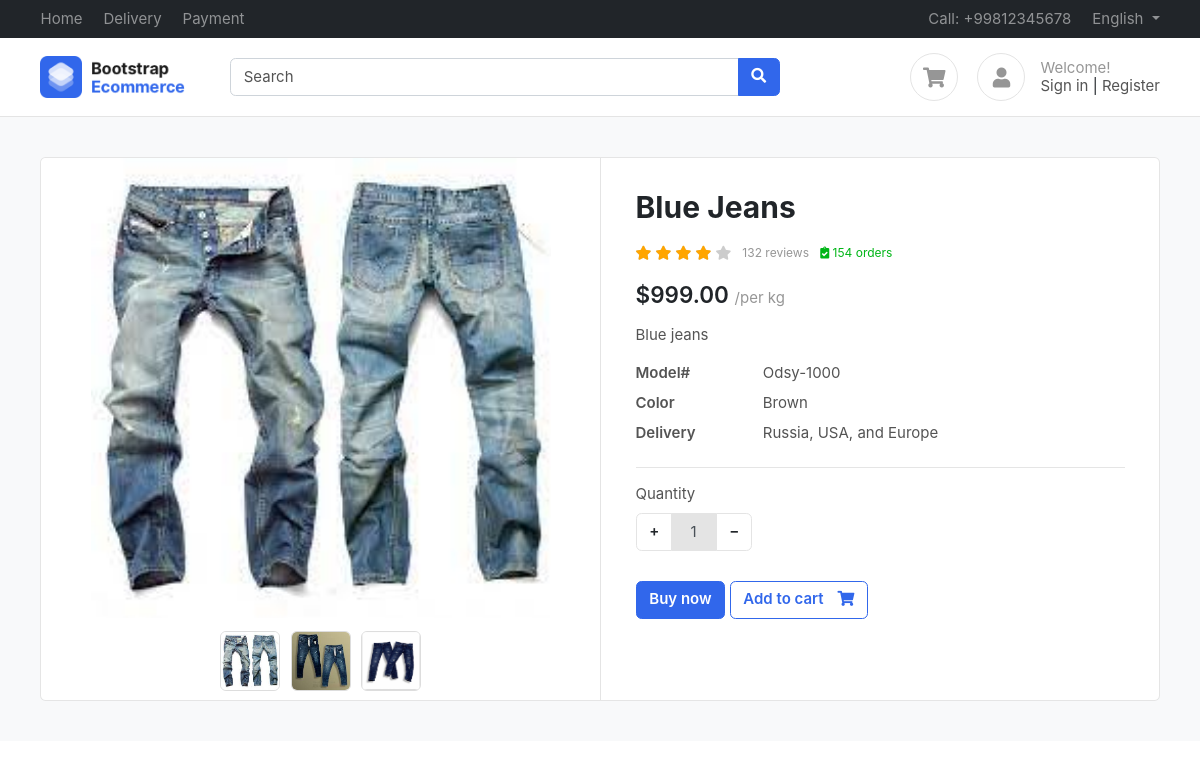
The app's page /product/blue-jeans/ with its own data.
### products/models.py (models this page shows, shortened)
class Product(BaseModel):
    product_name = models.CharField(max_length=100)
    slug = models.SlugField(unique=True  , null=True , blank=True)
    category = models.ForeignKey(Category , on_delete=models.CASCADE , related_name="products")
    price = models.IntegerField()
    product_desription = models.TextField()
    color_variant = models.ManyToManyField(ColorVariant , blank=True)
    size_variant = models.ManyToManyField(SizeVariant , blank=True)

class ProductImage(BaseModel):
    product = models.ForeignKey(Product , on_delete=models.CASCADE , related_name="product_images")
    image =  models.ImageField(upload_to="product")

### products/views.py (the view)
# urls.py: path('<slug>/' , get_products , name="get_product"),
def get_products(request, slug):
    try:
        product = Product.objects.get(slug= slug)
        context={'product': product}
        if request.GET.get("size"):
            size = request.GET.get("size")
            price = product.get_product_price_by_size(size)
            context['selected_size'] = size
            context['updated_price'] = price
            print(price)
        return render(request, 'product/product.html', context)
    except Exception as e:
        print(e)

### templates/product/product.html (shortened to what this page needs)
{% extends "base/base.html"%}
{%  block start %}
<section class="section-content padding-y bg">
    <div class="container">
    <div class="card">
        <div class="row no-gutters">
            <aside class="col-md-6">
    <article class="gallery-wrap">
    <div class="img-big-wrap">
      <div> <a href="#"><img src="/media/{{product.product_images.first.image}}"></a></div>
    </div>
    <div class="thumbs-wrap">
      {% for image in product.product_images.all %}
      <a href="#" class="item-thumb"> <img src="/media/{{image.image}}"></a>
      {% endfor %}
    </div>
    </article>
            </aside>
            <main class="col-md-6 border-left">
    <article class="content-body">
    <h2 class="title">{{product.product_name}}</h2>
    <div class="rating-wrap my-3">
        <ul class="rating-stars">
            <li style="width:80%" class="stars-active">
                <i class="fa fa-star"></i> <i class="fa fa-star"></i>
                <i class="fa fa-star"></i> <i class="fa fa-star"></i>
            </li>
            <li>
                <i class="fa fa-star"></i> <i class="fa fa-star"></i>
                <i class="fa fa-star"></i> <i class="fa fa-star"></i>
                <i class="fa fa-star"></i>
            </li>
        </ul>
        <small class="label-rating text-muted">132 reviews</small>
        <small class="label-rating text-success"> <i class="fa fa-clipboard-check"></i> 154 orders </small>
    </div>
    <div class="mb-3">
        <var class="price h4">
          {% if updated_price %}
            ${{updated_price}}.00
          {% else %}
            ${{product.price}}.00
          {% endif %}
        </var>
        <span class="text-muted">/per kg</span>
    </div>
    <p>{{product.product_desription}}</p>
    <dl class="row">
      <dt class="col-sm-3">Model#</dt>
      <dd class="col-sm-9">Odsy-1000</dd>
      <dt class="col-sm-3">Color</dt>
      <dd class="col-sm-9">Brown</dd>
      <dt class="col-sm-3">Delivery</dt>
      <dd class="col-sm-9">Russia, USA, and Europe </dd>
    </dl>
    <hr>
        <div class="form-row">
            <div class="form-group col-md flex-grow-0">
                <label>Quantity</label>
                <div class="input-group mb-3 input-spinner">
                  <div class="input-group-prepend">
                    <button class="btn btn-light" type="button" id="button-plus" onclick="changeQty(1)"> + </button>
                  </div>
                  <input type="text" class="form-control text-center" id="qty-input" value="1" readonly>
                  <div class="input-group-append">
                    <button class="btn btn-light" type="button" id="button-minus" onclick="changeQty(-1)"> − </button>
                  </div>
                </div>
            </div>
        </div>
        <a href="#" class="btn  btn-primary"> Buy now </a>
        <a href="{% url "add_to_cart" product.uid %}?variant={{selected_size}}&quantity=1" id="add-to-cart-btn" class="btn  btn-outline-primary"> <span class="text">Add to cart</span> <i class="fas fa-shopping-cart"></i>  </a>
    </article>
            </main>
        </div>
    </div>
    </div>
    </section>
{% endblock start %}

### public/static/css/ui.css (style rules this page uses)
html { font-family: 'Inter', sans-serif; font-size: 15px; }
.content-body { flex: 1 1 auto; padding: 2rem 2.3rem; }
.padding-y { padding-top: 40px; padding-bottom: 40px; }
var { font-style: normal; }
article:after, .form-group:after { display: block; clear: both; content: ""; }
.bg { background-color: #f8f9fa; }
.card .title { color: #212529; }
.btn-light { background-color: #fff; border-color: #e4e4e4; }
.btn .text + i { margin-left: 10px; }
dl[class="row"] { margin-bottom: 0; }
.price { font-weight: 600; color: #212529; }
.label-rating { margin-left: 7px; display: inline-block; vertical-align: middle; }
.rating-stars { display: inline-block; vertical-align: middle; list-style: none; margin: 0; padding: 0; position: relative; white-space: nowrap; clear: both; }
.rating-stars i { font-size: 14px; color: #ccc; display: inline; }
.rating-stars li { display: block; text-overflow: clip; white-space: nowrap; z-index: 1; }
.rating-stars li.stars-active { z-index: 2; position: absolute; top: 0; left: 0; overflow: hidden; }
.rating-stars li.stars-active i { color: orange; }
.input-spinner { width: 120px; flex-wrap: nowrap; display: inline-flex; }
.input-spinner input.form-control { text-align: center; max-width: 46px; flex-basis: 46px; border-color: #e4e4e4; flex-grow: 0; }
.input-spinner .btn { width: 36px; text-align: center; }
.gallery-wrap .img-big-wrap { margin-bottom: 10px; border-radius: 0.37rem; overflow: hidden; background-color: #fff; }
.gallery-wrap .img-big-wrap a { text-align: center; display: block; }
.gallery-wrap .img-big-wrap img { height: 460px; width: auto; display: inline-block; cursor: zoom-in; }
.gallery-wrap .thumbs-wrap { text-align: center; }
.gallery-wrap .thumbs-wrap .item-thumb { width: 60px; height: 60px; border: 1px solid #ddd; border-radius: 6px; margin: 3px; display: inline-block; overflow: hidden; }
.gallery-wrap .thumbs-wrap img { max-width: 100%; max-height: 100%; object-fit: cover; border-radius: 4px; cursor: zoom-in; }

### records on screen
Product: product_images.first.image (picture), product_name "Blue Jeans", price "999", product_desription "Blue jeans"
ProductImage: image (picture)
ProductImage: image (picture)
ProductImage: image (picture)
